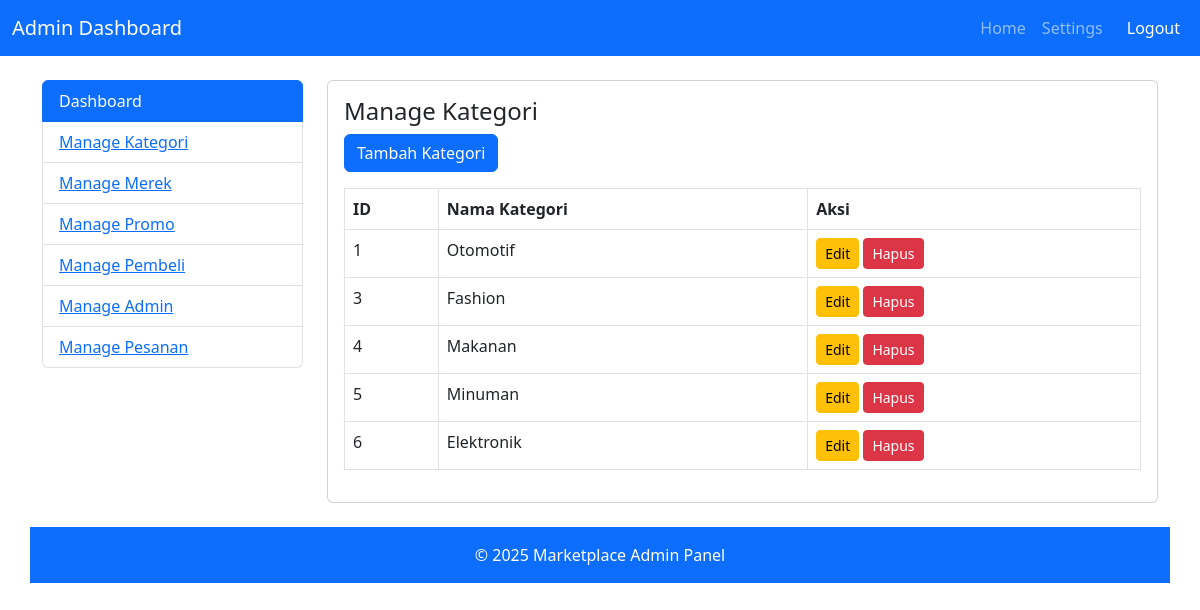
Page /index.php/kategori on the committed database.
### tables this page shows
CREATE TABLE `kategori` (
  `id_kategori` int(11) NOT NULL,
  `nama_kategori` varchar(100) NOT NULL
);

### application/controllers/Kategori.php (called while the page is built, shortened)
<?php
class Kategori extends CI_Controller {
    public function __construct() {
        $this->load->model('Kategori_model');
        $this->load->library('session');
    }
    public function index() {
        $data['kategori'] = $this->Kategori_model->get_all_kategori();
        $this->load->view('admin/header');
        $this->load->view('admin/menu');
        $this->load->view('admin/kategori/index', $data);
        $this->load->view('admin/footer');
    }
}

### index.php (called while the page is built, shortened)
<?php
require_once BASEPATH.'core/CodeIgniter.php';

### application/models/Kategori_model.php (called while the page is built, shortened)
<?php
class Kategori_model extends CI_Model {
    public function get_all_kategori() {
        return $this->db->get('kategori')->result_array();
    }
}

### application/views/admin/kategori/index.php (the view, shortened to what this page needs)
<div class="card">
    <div class="card-body">
        <h4>Manage Kategori</h4>
        <a href="<?= site_url('kategori/create'); ?>" class="btn btn-primary mb-3">Tambah Kategori</a>
        <table class="table table-bordered">
            <thead>
                <tr>
                    <th>ID</th>
                    <th>Nama Kategori</th>
                    <th>Aksi</th>
                </tr>
            </thead>
            <tbody>
                <?php foreach ($kategori as $k) : ?>
                <tr>
                    <td><?= $k['id_kategori']; ?></td>
                    <td><?= $k['nama_kategori']; ?></td>
                    <td>
                        <a href="<?= site_url('kategori/edit/'.$k['id_kategori']); ?>" class="btn btn-warning btn-sm">Edit</a>
                        <a href="<?= site_url('kategori/delete/'.$k['id_kategori']); ?>" class="btn btn-danger btn-sm" onclick="return confirm('Yakin ingin menghapus?')">Hapus</a>
                    </td>
                </tr>
                <?php endforeach; ?>
            </tbody>
        </table>
    </div>
</div>
</div>

### rows in the picture
kategori: id_kategori "1", nama_kategori "Otomotif"
kategori: id_kategori "3", nama_kategori "Fashion"
kategori: id_kategori "4", nama_kategori "Makanan"
kategori: id_kategori "5", nama_kategori "Minuman"
kategori: id_kategori "6", nama_kategori "Elektronik"
